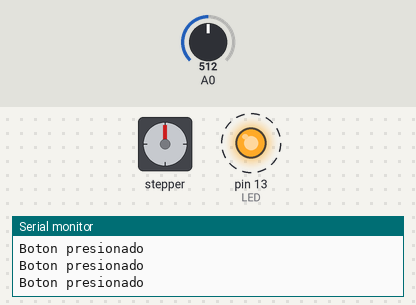
This sketch was run on a simulated Arduino Uno, built with avr-gcc and run on an emulated ATmega328P. On the bench: stepper motor, output pins drawn as LEDs (lit = HIGH), the last lines printed to the serial monitor. Wiring (inferred from the names in the program): stepper motor driver (200 steps per turn assumed): step pin 3; direction pin 2; enable pin 5. Dashed ring = blinking. The inputs (shaded band) are chosen by the test bench; at power-on: A0 = 512. Pins used as bus, display or sensor lines are not drawn.

Above: at 1.27 s.
1.3 s: A0 set to 488
At 2.2 s:
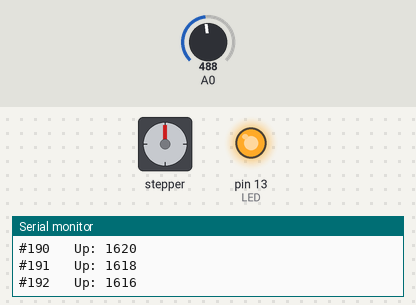
4.3 s: A0 set to 510
7.3 s: A0 set to 490
At 7.3 s:
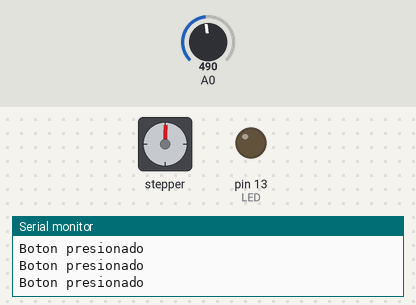
10.3 s: A0 set to 511
13.3 s: A0 set to 306
16.3 s: A0 set to 716
Timing chart, 0 to 20.3 s (numbered marks = the images above; inputs shaded):
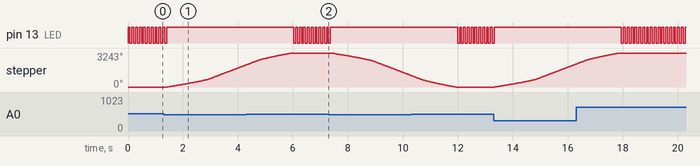

Measured:
- the behaviour switches between 501 and 500 on A0 (found by bisection; images 0 and 1)
- after the input at 1.3 s, pin 13 (LED): goes on until 1.4 s, then stays HIGH; stepper: keeps turning clockwise at about 734°/s, starting after 0.12 s
- after the input at 7.3 s, pin 13 (LED): goes on until 7.4 s, then stays HIGH; stepper: keeps turning counter-clockwise at about 738°/s, starting after 0.08 s
- after the input at 13.3 s, pin 13 (LED): goes on until 13.3 s, then stays HIGH; stepper: keeps turning clockwise at about 742°/s, starting after 0.05 s
- by itself, pin 13 (LED): alternates HIGH for 0.07 s and LOW for 0.07 s

The sketch:

teste_boton_cap_motor_de_paso.ino
```cpp
// Pin Enable
int ENA = 5;

// Pin Direccion
int DIR = 2;

// Pin Pulso
int PULSO = 3;

// Led indicador
int LED = 13;

// Division de pasos para la rampa
int dv = 400;

// Tiempo entre micro pasos de aceleracion constante
int mp = 900;

// Tiempo entre micro pasos de aceleracion de la rampa subida y bajada
int ti = 2000;

// Valor del boton de entrada
int valA0 = 0;

// Para controlar las acciones del boton
bool act = false, dirm = false;


void setup() {
  Serial.begin(115200);

  pinMode(A0, INPUT);

  pinMode(ENA, OUTPUT);

  pinMode(DIR, OUTPUT);
  pinMode(PULSO, OUTPUT);
  pinMode(LED, OUTPUT);

  digitalWrite(DIR, LOW);
  digitalWrite(PULSO, LOW);
  digitalWrite(LED, LOW);

}

void loop() {

  valA0 = analogRead(A0);
  if (valA0 > 500) {
    while (valA0 > 500) {
      digitalWrite(LED, HIGH);
      delay(70);
      digitalWrite(LED, LOW);
      delay(70);
      Serial.println("Boton presionado");
      valA0 = analogRead(A0);
    }
    act = !act;
    Serial.println("Boton liberado");
  }

  if (act == true) {
    Serial.println("Moviendo motor");
    digitalWrite(ENA, LOW);
    dirm = !dirm;
    Serial.println("Dir motor");
    Serial.println(dirm);
    digitalWrite(DIR, dirm);
    digitalWrite(LED, HIGH);

    Serial.println("Ramp Up");
    ramp_up();

    Serial.println("Constante");
    for (int x = 0; x < 1000; x++) {
      digitalWrite(PULSO, HIGH);
      delayMicroseconds(mp);
      digitalWrite(PULSO, LOW);
      delayMicroseconds(mp);
    }

    Serial.println("Ramp Down");
    ramp_dw();

    digitalWrite(LED, LOW);
    digitalWrite(ENA, HIGH);
    Serial.println("Deshabilitando motor");
    act = false;
  } else {
    digitalWrite(ENA, HIGH);
    digitalWrite(DIR, LOW);
    digitalWrite(LED, LOW);
  }
}

void ramp_up() {
  // int dvi = mp / dv;
  int dvf = (ti - mp ) / dv;
  int dv1 = 0;

  int v_up = ti;
  //int v_dw = mp;

  for (int x = 0; x <= dv; x++) {

    Serial.print("#");
    Serial.print(x);
    Serial.print("\t Up: ");
    Serial.println(v_up);

    digitalWrite(PULSO, HIGH);
    delayMicroseconds(v_up);
    digitalWrite(PULSO, LOW);
    delayMicroseconds(v_up);

    dv1 += dvf;
    //v_dw = mp + dv1;
    v_up = ti - dv1;


  }
}

void ramp_dw() {
  int dvf = (ti - mp ) / dv;
  int dv1 = 0;

  int v_dw = mp;

  for (int x = 0; x <= dv; x++) {

    Serial.print("#");
    Serial.print(x);
    Serial.print("\t Up: ");
    Serial.println(v_dw);

    digitalWrite(PULSO, HIGH);
    delayMicroseconds(v_dw);
    digitalWrite(PULSO, LOW);
    delayMicroseconds(v_dw);

    dv1 += dvf;
    v_dw = mp + dv1;
  }
}
```
